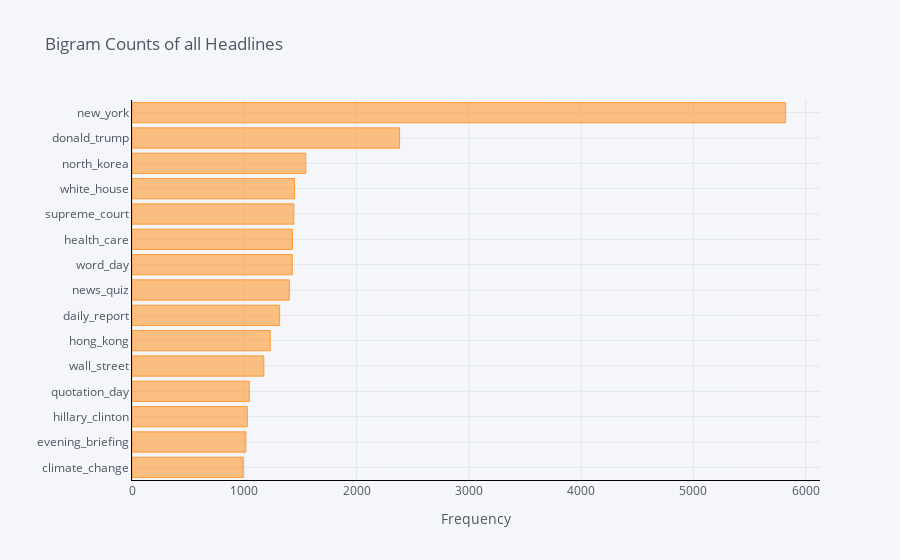

Notebook code for this chart:
### Code cell
m.sort_values(['Frequency'],ascending=True).set_index(['Bigram']).iplot(kind = 'barh', 
                                                                         linecolor='black',
                                                                          bins=30, xTitle='Frequency', title = 'Bigram Counts of all Headlines'
)

### Figure 1 — Plotly figure (JSON) as saved in the notebook; plotly's stock layout.template omitted (floating-point values rounded to 4 significant figures)
{"data": [{"marker": {"color": "rgba(255, 153, 51, 0.6)", "line": {"color": "rgba(255, 153, 51, 1.0)", "width": 1}}, "name": "Frequency", "orientation": "h", "text": "", "type": "bar", "x": [990, 1014, 1027, 1044, 1174, 1231, 1315, 1401, 1427, 1429, 1441, 1447, 1548, 2383, 5821], "y": ["climate_change", "evening_briefing", "hillary_clinton", "quotation_day", "wall_street", "hong_kong", "daily_report", "news_quiz", "word_day", "health_care", "supreme_court", "white_house", "north_korea", "donald_trump", "new_york"]}], "layout": {"legend": {"bgcolor": "#F5F6F9", "font": {"color": "#4D5663"}}, "paper_bgcolor": "#F5F6F9", "plot_bgcolor": "#F5F6F9", "title": {"font": {"color": "#4D5663"}, "text": "Bigram Counts of all Headlines"}, "xaxis": {"gridcolor": "#E1E5ED", "linecolor": "black", "showgrid": true, "tickfont": {"color": "#4D5663"}, "title": {"font": {"color": "#4D5663"}, "text": "Frequency"}, "zerolinecolor": "#E1E5ED"}, "yaxis": {"gridcolor": "#E1E5ED", "linecolor": "black", "showgrid": true, "tickfont": {"color": "#4D5663"}, "title": {"font": {"color": "#4D5663"}, "text": ""}, "zerolinecolor": "#E1E5ED"}}}
